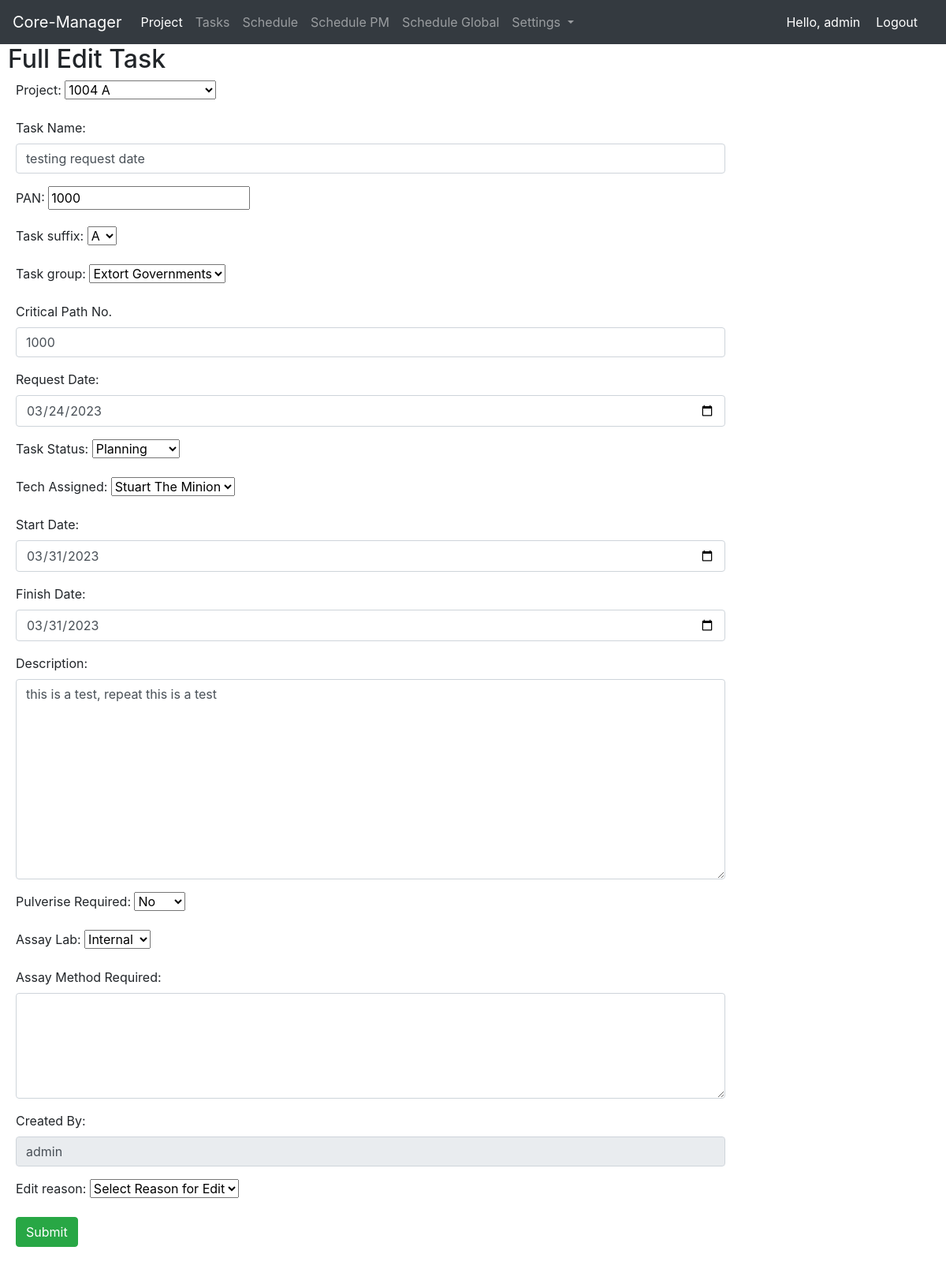
The app's page /full_edit_task/20 (signed in) with its own data.
### project/models.py (models this page shows, shortened)
class Task(models.Model):
    task_name = models.CharField(max_length=200)
    task_suffix = models.CharField(max_length=10, choices=suffix, default="A")
    task_description = models.TextField()
    task_critical_path = models.IntegerField(default=1000)
    task_group = models.ForeignKey(TestList, on_delete=models.CASCADE, default="Nil")
    task_assigned_to = models.ForeignKey(Technician, on_delete=models.CASCADE, blank=True, null=True)
    task_request_date = models.DateField()
    task_created_by = models.CharField(max_length=30, blank=True)
    task_creation_date = models.DateTimeField(auto_now_add=True)
    task_status = models.CharField(max_length=25, choices=status, default='Planning')
    task_shift = models.CharField(max_length=25, choices=shift, default='FD')
    task_start_date = models.DateField(blank=True, null=True)
    task_end_date = models.DateField(blank=True, null=True)
    project = models.ForeignKey(Project, on_delete=models.CASCADE)
    task_pan = models.CharField(max_length=30)
    task_pulverise = models.CharField(max_length=10, choices=pulverise, default='No')
    task_assay_loc = models.CharField(max_length=15, choices=assay_loc, default='Internal')
    assay_method = models.TextField(blank=True, null=True)
    task_concated_name = models.CharField(max_length=50, blank=True, null=True)

### home/decorators.py (the view)
        def wrapper_func(request, *args, **kwargs):
            group = None
            if request.user.groups.exists():
                group= request.user.groups.all()[0].name
            if group in allowed_roles:
                return view_func(request, *args, **kwargs)
            else:
                return HttpResponse('You are not authorised to view this page')

### project/models.py (called while the page is built)
    def __str__(self):
        return self.project_concated_name

    def __str__(self):
        return self.technician_concat_name

    def __str__(self):
        return self.test

    def __str__(self):
        return self.edit_reason

### templates/project/full_edit_task.html (shortened to what this page needs)
{% extends 'base.html' %}
{% load static %}
 {% block css_files %}
        <link rel="stylesheet" href="{% static "project/project.css" %}">
  {% endblock %}
{% block content %}
<h2>Full Edit Task</h2>
{% if submitted %}
    Your task was submitted was sucessfully
{% else %}
    <form class="add_task" action="" method="POST">
        {{ form.as_p }}
        <input type="submit" value="Submit" class="btn btn-success">
    </form>
{% endif %}
{% endblock %}

### templates/header.html (shortened to what this page needs)
<nav class="navbar navbar-expand-lg navbar-dark bg-dark">
  <a class="navbar-brand" href="{% url 'home_app:index' %}">Core-Manager</a>
  <div class="collapse navbar-collapse" id="navbarSupportedContent">
    <ul class="navbar-nav mr-auto">
      <li class="nav-item active">
        <a class="nav-link" href="{% url 'project_app:project_home_page' %}">Project <span class="sr-only">(current)</span></a>
      </li>
      <li class="nav-item">
        <a class="nav-link" href="{% url 'project_app:task_home_page' %}">Tasks</a>
      </li>
      {% if request.user.groups.all.0.name == 'Coordinator' %}
        <li class="nav-item">
          <a class="nav-link" href="{% url 'schedule_app:schedule_home' %}">Schedule</a>
        </li>
      {% endif %}
      <li class="nav-item">
          <a class="nav-link" href="{% url 'schedule_app:schedule_pm' %}">Schedule PM</a>
        </li>
      <li class="nav-item">
          <a class="nav-link" href="{% url 'schedule_app:schedule_global' %}">Schedule Global</a>
        </li>
      {% if request.user.groups.all.0.name == 'Coordinator' %}
        <li class="nav-item dropdown">
          <a class="nav-link dropdown-toggle" href="#" id="navbarDropdown" role="button" data-toggle="dropdown" aria-haspopup="true" aria-expanded="false">
            Settings
          </a>
        </li>
      {% endif %}
    </ul>
    <span class="hello-msg">Hello, {{ request.user }} </span>
    <span ><a class="hello-msg" href="{% url 'home_app:logout' %}">Logout</a> </span>
  </div>
</nav>

### static/project/project.css (style rules this page uses)
h2 { margin-left: 10px; }
.add_task { margin-left: 20px; width: 75%; }

### templates/header.html (style rules this page uses)
.hello-msg { font-size = 18px; color: #fff; margin-right: 20px; }

### records on screen
Task: project "1004 A", task_name "testing request date", task_pan "1000", task_suffix "A", task_group "Extort Governments", task_critical_path "1000", task_request_date "03/24/2023", task_status "Planning", task_assigned_to "Stuart The Minion", task_start_date "03/31/2023", task_end_date "03/31/2023", task_description "this is a test, repeat this is a test", task_pulverise "No", task_assay_loc "Internal", task_created_by "admin"

### other values on screen
{{ request.user }} "admin"
